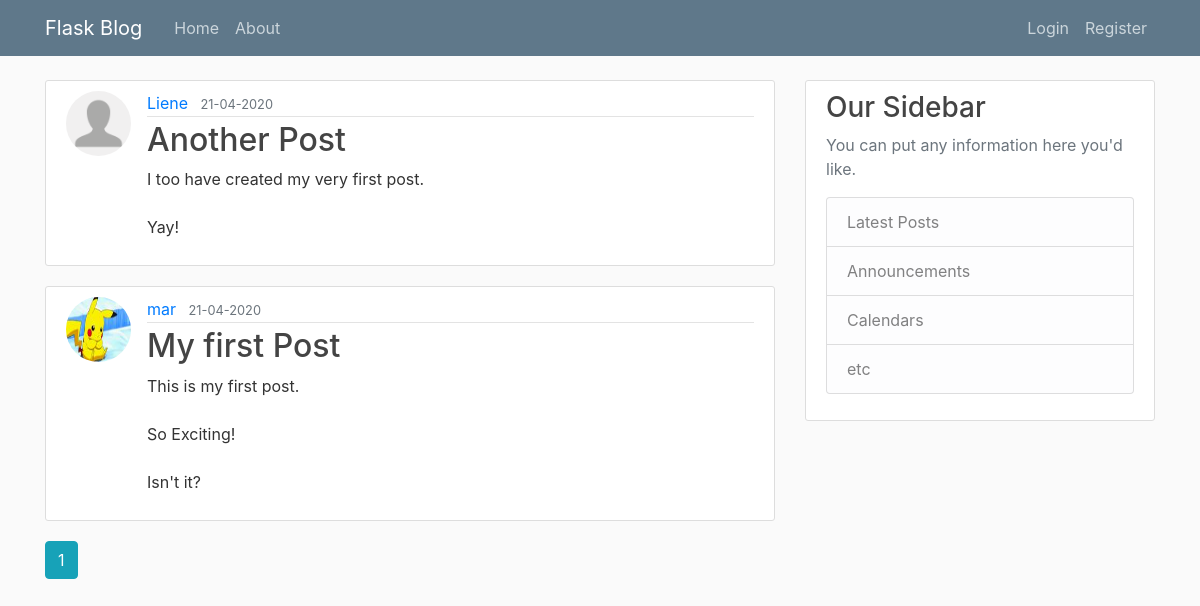
Page /home on the earlier database version.
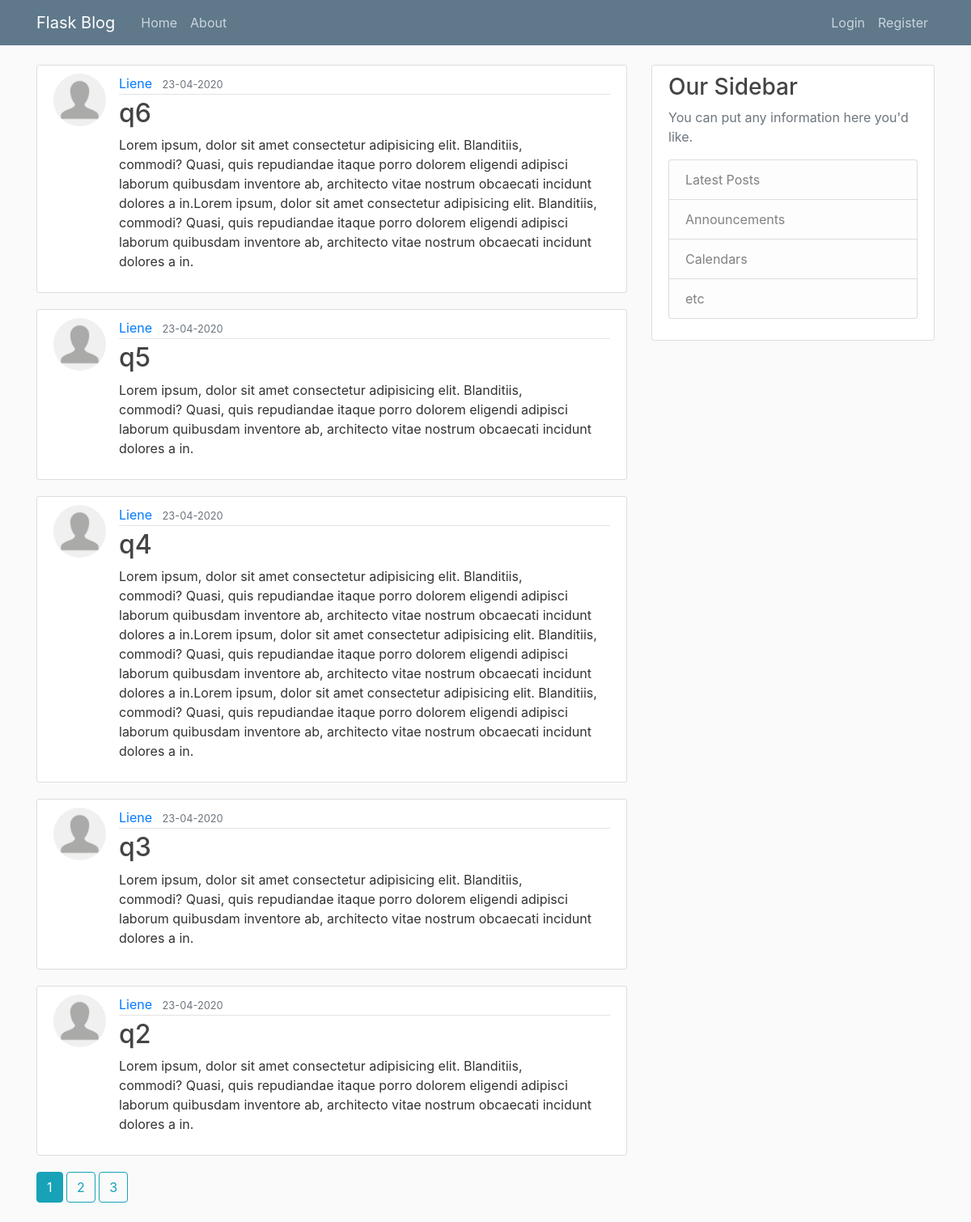
Same page on the later database version.
### flaskblog/models.py (models this page shows, shortened)
class Post(db.Model):
    id = db.Column(db.Integer, primary_key=True)
    title = db.Column(db.String(100), nullable=False)
    date_posted = db.Column(db.DateTime, nullable=False, default=datetime.utcnow)
    content = db.Column(db.Text, nullable=False)
    user_id = db.Column(db.Integer, db.ForeignKey('user.id'), nullable=False)

class User(db.Model, UserMixin):
    id = db.Column(db.Integer, primary_key=True)
    username = db.Column(db.String(20), unique=True, nullable=False)
    email = db.Column(db.String(120), unique=True, nullable=False)
    image_file = db.Column(db.String(20), nullable=False, default='default.jpg')
    password = db.Column(db.String(60), nullable=False)
    posts = db.relationship('Post', backref='author', lazy=True)

### flaskblog/routes.py (the view)
@app.route("/")
@app.route("/home")
def home():
    page = request.args.get('page', 1, type=int)
    posts = Post.query.order_by(Post.date_posted.desc()).paginate(page=page, per_page=5)
    return render_template("home.html", posts=posts)

### flaskblog/templates/home.html
<!DOCTYPE html>
{% extends "base.html" %}
{% block content %}
{% for post in posts.items %}
    <article class="media content-section">
    <img class="rounded-circle article-img" src="{{ url_for('static', filename='profile_pics/' + post.author.image_file) }}" alt="Profile img">
        <div class="media-body">
            <div class="article-metadata">
                <a class="mr-2" href="{{ url_for('user_posts', username=post.author.username) }}">{{ post.author.username }}</a>
                <small class="text-muted">{{ post.date_posted.strftime('%d-%m-%Y') }}</small>
            </div>
            <h2><a class="article-title" href="{{ url_for('post', post_id=post.id) }}">{{ post.title }}</a></h2>
            <p class="article-content">{{ post.content }}</p>
        </div>
    </article>
{% endfor %}
{% for page_num in posts.iter_pages(left_edge=1, right_edge=1, left_current=1, right_current=2) %}
    {% if page_num %}
        {% if posts.page == page_num %}
            <a class="btn btn-info mb-4" href="{{ url_for('home', page=page_num) }}">{{ page_num }}</a>
        {% else %}
            <a class="btn btn-outline-info mb-4" href="{{ url_for('home', page=page_num) }}">{{ page_num }}</a>
        {% endif%}
    {% else %}
        ...
    {% endif%}
{% endfor %}
{% endblock %}

Differences in the rows shown:
no longer on this page (row unchanged): Post: image_file (placeholder picture), author.username "Liene", date_posted "21-04-2020", title "Another Post", content "I too have created my very first post. Yay!"
no longer on this page (row unchanged): Post: image_file (picture), author.username "mar", date_posted "21-04-2020", title "My first Post", content "This is my first post. So Exciting! Isn't it?"
added Post: image_file (placeholder picture), author.username "Liene", date_posted "23-04-2020", title "q6", content "Lorem ipsum, dolor sit amet consectetur adipisicing elit. Blanditiis, commodi? Quasi, quis repudiandae itaque porro dolorem eligendi adipisci laborum quibusdam inventore ab, architecto vitae nostrum obcaecati incidunt dolores a in.Lorem ipsum, dolor sit amet consectetur adipisicing elit. Blanditiis, commodi? Quasi, quis repudiandae itaque porro dolorem eligendi adipisci laborum quibusdam inventore ab, architecto vitae nostrum obcaecati incidunt dolores a in."
added Post: image_file (placeholder picture), author.username "Liene", date_posted "23-04-2020", title "q5", content "Lorem ipsum, dolor sit amet consectetur adipisicing elit. Blanditiis, commodi? Quasi, quis repudiandae itaque porro dolorem eligendi adipisci laborum quibusdam inventore ab, architecto vitae nostrum obcaecati incidunt dolores a in."
added Post: image_file (placeholder picture), author.username "Liene", date_posted "23-04-2020", title "q4", content "Lorem ipsum, dolor sit amet consectetur adipisicing elit. Blanditiis, commodi? Quasi, quis repudiandae itaque porro dolorem eligendi adipisci laborum quibusdam inventore ab, architecto vitae nostrum obcaecati incidunt dolores a in.Lorem ipsum, dolor sit amet consectetur adipisicing elit. Blanditiis, commodi? Quasi, quis repudiandae itaque porro dolorem eligendi adipisci laborum quibusdam inventore ab, architecto vitae nostrum obcaecati incidunt dolores a in.Lorem ipsum, dolor sit amet consectetur adipisicing elit. Blanditiis, commodi? Quasi, quis repudiandae itaque porro dolorem eligendi adipisci laborum quibusdam inventore ab, architecto vitae nostrum obcaecati incidunt dolores a in."
added Post: image_file (placeholder picture), author.username "Liene", date_posted "23-04-2020", title "q3", content "Lorem ipsum, dolor sit amet consectetur adipisicing elit. Blanditiis, commodi? Quasi, quis repudiandae itaque porro dolorem eligendi adipisci laborum quibusdam inventore ab, architecto vitae nostrum obcaecati incidunt dolores a in."
added Post: image_file (placeholder picture), author.username "Liene", date_posted "23-04-2020", title "q2", content "Lorem ipsum, dolor sit amet consectetur adipisicing elit. Blanditiis, commodi? Quasi, quis repudiandae itaque porro dolorem eligendi adipisci laborum quibusdam inventore ab, architecto vitae nostrum obcaecati incidunt dolores a in."
Other differences:
new list line: "2"
new list line: "3"
